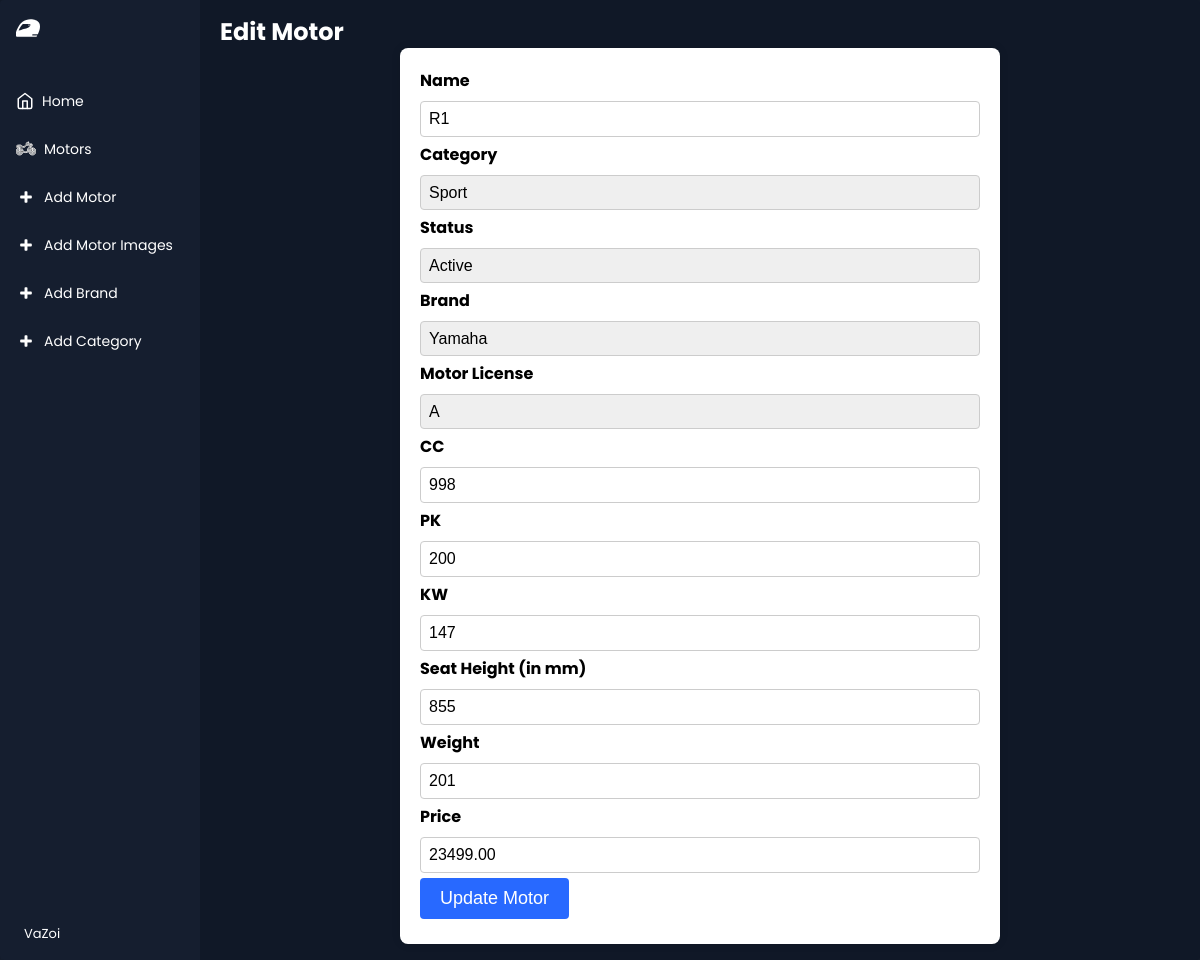
/Project/home/edit_motor.php?id=5, run on the app's committed database.
### tables this page shows
CREATE TABLE `motors` (
  `motor_id` int(11) NOT NULL,
  `category_id` int(11) DEFAULT NULL,
  `brand_id` int(11) DEFAULT NULL,
  `motorlicense_id` int(11) DEFAULT NULL,
  `status_id` int(11) DEFAULT NULL,
  `name` varchar(255) NOT NULL,
  `price` decimal(10,2) DEFAULT NULL,
  `cc` int(11) DEFAULT NULL,
  `pk` int(11) DEFAULT NULL,
  `kw` int(11) DEFAULT NULL,
  `seat_height` int(11) DEFAULT NULL,
  `weight` int(11) DEFAULT NULL
);

CREATE TABLE `category` (
  `category_id` int(11) NOT NULL,
  `category` varchar(255) NOT NULL
);

CREATE TABLE `status` (
  `status_id` int(11) NOT NULL,
  `status` varchar(255) NOT NULL
);

CREATE TABLE `brands` (
  `brand_id` int(11) NOT NULL,
  `brand_name` varchar(255) NOT NULL
);

CREATE TABLE `motorlicenses` (
  `motorlicense_id` int(11) NOT NULL,
  `motorlicense_name` varchar(255) NOT NULL
);

### Project/database/database.php (called while the page is built, shortened)
<?php
class Database
{
    private $dbh;
    public function __construct()
    {
        $this->host = 'localhost';
        $this->username = 'root';
        $this->password = '';
        $this->database = 'php_FavoriteMotors';
        $this->port = 3306;
        $dsn = "mysql:host=$this->host;port=$this->port;dbname=$this->database";
        try{
            $this->dbh = new PDO($dsn, $this->username, $this->password);
            $this->dbh->setAttribute(PDO::ATTR_ERRMODE, PDO::ERRMODE_EXCEPTION);
        } catch (PDOException $e) {
            die("Connection error: " . $e->getMessage());
        }
    }
    public function run($query, $args = null) : PDOStatement | false
    {
        $stmt = $this->dbh->prepare($query);
        $stmt->execute($args);
        return $stmt;
    }
}

### Project/database/motor.php (called while the page is built, shortened)
<?php
class Motor
{
    private $dbh;
    private $motortable = 'motors';
    public function __construct(Database $dbh)
    {
        $this->dbh = $dbh;
    }
    public function getMotorById($motor_id)
    {
        $query = "
            SELECT m.*, c.category as category_name, b.brand_name as brand_name, s.status as status_name
            FROM $this->motortable m
            LEFT JOIN category c ON m.category_id = c.category_id
            LEFT JOIN brands b ON m.brand_id = b.brand_id
            LEFT JOIN status s ON m.status_id = s.status_id
            WHERE m.motor_id = :motor_id";
        $params = [':motor_id' => $motor_id];
        try {
            $stmt = $this->dbh->run($query, $params);
            return $stmt->fetch(PDO::FETCH_ASSOC);
        } catch (PDOException $e) {
            error_log('Failed to fetch motor: ' . $e->getMessage());
            return false;
        }
    }
}

### Project/database/other.php (called while the page is built, shortened)
<?php
class Other
{
    private $dbh;
    private $categorytable = 'category';
    private $statustable = 'status';
    private $brandtable = 'brands';
    private $motorlicensetable = 'motorlicenses';
    public function __construct(Database $dbh)
    {
        $this->dbh = $dbh;
    }
    public function getCategories() {
        $query = "SELECT * FROM $this->categorytable";
        return $this->dbh->run($query)->fetchAll(PDO::FETCH_ASSOC);
    }
    public function getStatuses() {
        $query = "SELECT * FROM $this->statustable";
        return $this->dbh->run($query)->fetchAll(PDO::FETCH_ASSOC);
    }
    public function getBrands() {
        $query = "SELECT * FROM $this->brandtable";
        return $this->dbh->run($query)->fetchAll(PDO::FETCH_ASSOC);
    }
    public function getMotorlicenses() {
        $query = "SELECT * FROM $this->motorlicensetable";
        return $this->dbh->run($query)->fetchAll(PDO::FETCH_ASSOC);
    }
}

### Project/home/edit_motor.php (the view, shortened to what this page needs)
<?php
require '../database/other.php';
require '../database/database.php';
require '../database/motor.php';
$db = new Database();
$motorModel = new Motor($db);
$other = new Other($db);
$motor_id = $_GET['id'];
$motor = $motorModel->getMotorById($motor_id);
$categories = $other->getCategories();
$statuses = $other->getStatuses();
$brands = $other->getBrands();
$motorlicenses = $other->getMotorlicenses();
?>
<!DOCTYPE html>
<html lang="en">
<head>
    <link rel="stylesheet" href="https://cdnjs.cloudflare.com/ajax/libs/normalize/5.0.0/normalize.min.css">
    <link rel="stylesheet" href="../style/css/style.css">
    <link rel="stylesheet" href="../style/css/add_motor.css">
</head>
<body>
<div class="app-container">
    <div id="nav" class="sidebar"></div>
    <div class="app-content">
        <div class="app-content-header">
            <h1 class="app-content-headerText">Edit Motor</h1>
        </div>
        <div class="form-container">
            <form method="POST">
                <div class="form-group">
                    <label for="name">Name</label>
                    <input type="text" id="name" name="name" value="<?php echo htmlspecialchars($motor['name']); ?>" required>
                </div>
                <div class="form-group">
                    <label for="category_id">Category</label>
                    <select id="category_id" name="category_id" required>
                        <?php
                        foreach ($categories as $category) {
                            echo "<option value='" . htmlspecialchars($category['category_id']) . "'" . ($motor['category_id'] == $category['category_id'] ? ' selected' : '') . ">" . htmlspecialchars($category['category']) . "</option>";
                        }
                        ?>
                    </select>
                </div>
                <div class="form-group">
                    <label for="status_id">Status</label>
                    <select id="status_id" name="status_id" required>
                        <?php
                        foreach ($statuses as $status) {
                            echo "<option value='" . htmlspecialchars($status['status_id']) . "'" . ($motor['status_id'] == $status['status_id'] ? ' selected' : '') . ">" . htmlspecialchars($status['status']) . "</option>";
                        }
                        ?>
                    </select>
                </div>
                <div class="form-group">
                    <label for="brand_id">Brand</label>
                    <select id="brand_id" name="brand_id" required>
                        <?php
                        foreach ($brands as $brand) {
                            echo "<option value='" . htmlspecialchars($brand['brand_id']) . "'" . ($motor['brand_id'] == $brand['brand_id'] ? ' selected' : '') . ">" . htmlspecialchars($brand['brand_name']) . "</option>";
                        }
                        ?>
                    </select>
                </div>
                <div class="form-group">
                    <label for="motorlicense_id">Motor License</label>
                    <select id="motorlicense_id" name="motorlicense_id" required>
                        <?php
                        foreach ($motorlicenses as $motorlicense) {
                            echo "<option value='" . htmlspecialchars($motorlicense['motorlicense_id']) . "'" . ($motor['motorlicense_id'] == $motorlicense['motorlicense_id'] ? ' selected' : '') . ">" . htmlspecialchars($motorlicense['motorlicense_name']) . "</option>";
                        }
                        ?>
                    </select>
                </div>
                <div class="form-group">
                    <label for="cc">CC</label>
                    <input type="number" id="cc" name="cc" value="<?php echo htmlspecialchars($motor['cc']); ?>" required>
                </div>
                <div class="form-group">
                    <label for="pk">PK</label>
                    <input type="number" id="pk" name="pk" value="<?php echo htmlspecialchars($motor['pk']); ?>" required>
                </div>
                <div class="form-group">
                    <label for="kw">KW</label>
                    <input type="number" id="kw" name="kw" value="<?php echo htmlspecialchars($motor['kw']); ?>" required>
                </div>
                <div class="form-group">
                    <label for="seat_height">Seat Height (in mm)</label>
                    <input type="number" id="seat_height" name="seat_height" value="<?php echo htmlspecialchars($motor['seat_height']); ?>" required>
                </div>
                <div class="form-group">
                    <label for="weight">Weight</label>
                    <input type="number" id="weight" name="weight" value="<?php echo htmlspecialchars($motor['weight']); ?>" required>
                </div>
                <div class="form-group">
                    <label for="price">Price</label>
                    <input type="number" id="price" name="price" value="<?php echo htmlspecialchars($motor['price']); ?>" required>
                </div>
                <div class="form-group">
                    <button type="submit">Update Motor</button>
                </div>
            </form>
        </div>
    </div>
</div>
</body>
</html>

### Project/style/css/style.css (style rules this page uses)
* { box-sizing: border-box; }
:root { --app-bg: #101827; --sidebar: rgba(21, 30, 47, 1); --sidebar-main-color: #fff; --table-border: #1a2131; --table-header: #1a2131; --app-content-main-color: #fff; --sidebar-link: #fff; --sidebar-active-link: #1d283c; --sidebar-hover-link: #1a2539; --action-color: #2869ff; --action-color-hover: #6291fd; --app-content-secondary-color: #1d283c; --filter-reset: #2c394f; --filter-shadow: rgba(16, 24, 39, 0.8) 0px 6px 12px -2px, rgba(0, 0, 0, 0.3) 0px 3px 7px -3px; }
body, html { margin: 0; padding: 0; height: 100%; width: 100%; }
body { font-family: "Poppins", sans-serif; background-color: var(--app-bg); -webkit-font-smoothing: antialiased; -moz-osx-font-smoothing: grayscale; }
.app-container { border-radius: 4px; width: 100%; height: 100%; display: flex; overflow: auto; box-shadow: rgba(99, 99, 99, 0.2) 0px 2px 8px 0px; max-width: 2000px; margin: 0 auto; }
.sidebar { flex-basis: 200px; max-width: 200px; flex-shrink: 0; background-color: var(--sidebar); display: flex; flex-direction: column; position: sticky; top: 0; height: 100vh; overflow-y: auto; }
.app-content { padding: 16px; background-color: var(--app-bg); height: 100%; flex: 1; overflow: auto; display: flex; flex-direction: column; }
.app-content-header { display: flex; align-items: center; justify-content: space-between; padding: 0 4px; }
.app-content-headerText { color: var(--app-content-main-color); font-size: 24px; line-height: 32px; margin: 0; }

### Project/style/css/add_motor.css (style rules this page uses)
.form-container { display: flex; justify-content: center; align-items: center; height: 100vh; background-color: #101827; }
.form-container form { width: 80%; max-width: 600px; background-color: #ffffff; padding: 20px; border-radius: 8px; box-shadow: 0 0 10px rgba(0, 0, 0, 0.1); }
.form-group { margin-bottom: 5px; }
.form-group label { display: block; margin-bottom: 8px; font-weight: bold; }
.form-group input[type="text"], .form-group input[type="number"], .form-group select { width: 100%; padding: 8px; font-size: 16px; border: 1px solid #ccc; border-radius: 4px; }
.form-group select { appearance: none; -webkit-appearance: none; -moz-appearance: none; cursor: pointer; }
.form-group button { padding: 10px 20px; font-size: 18px; background-color: #2869ff; color: white; border: none; border-radius: 4px; cursor: pointer; }

### data on the page
motors: name "R1", category_id "Sport", status_id "Active", brand_id "Yamaha", motorlicense_id "A", cc "998", pk "200", kw "147", seat_height "855", weight "201", price "23499.00"
